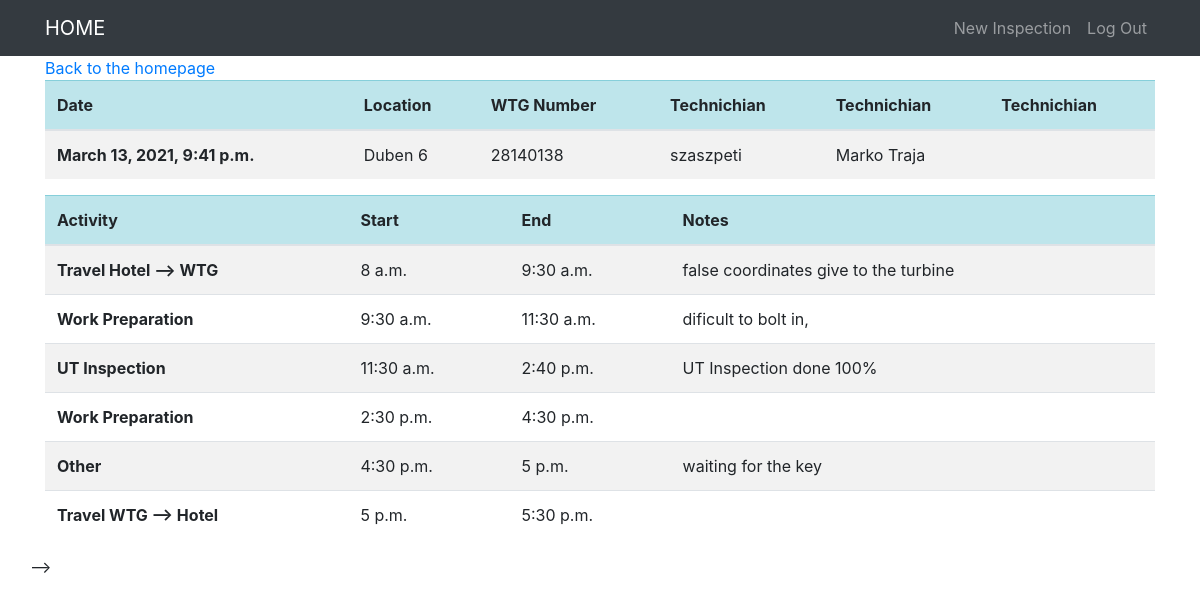
Screenshot of /entry/3/ (signed in) with the database file from the repository.
### entries/models.py (models this page shows, shortened)
class Entry(models.Model):
    entry_date = models.DateTimeField(auto_now_add=True)
    entry_location = models.CharField(max_length=50)
    entry_wtglocalnumber = models.CharField(max_length=3)
    entry_wtgnumber = models.CharField(max_length=50)
    entry_technician_one = models.ForeignKey(User, on_delete=models.CASCADE)
    entry_technician_two = models.CharField(max_length=50)
    entry_technician_three = models.CharField(max_length=50, blank=True)
    entry_notes = models.TextField(blank=True)
    TRAVEL_OFFICE_WTG = 'Travel Office --> WTG'
    TRAVEL_WTG_OFFICE = 'Travel WTG --> Office'
    TRAVEL_HOTEL_WTG = 'Travel Hotel --> WTG'
    TRAVEL_WTG_HOTEL = 'Travel WTG --> Hotel'
    TRAVEL_EXTRA = 'Travel Extra'
    WORK_PREPARATION = 'Work Preparation'
    UT_INSPECTION = 'UT Inspection'
    STANDBY_WEATHER = 'Standby Weather'
    STANDBY_WTG_DISORDER = 'Standby WTG Disorder'
    CLEANING = 'Cleaning'
    OTHER = 'Other'
    ACTIVITY = [(TRAVEL_OFFICE_WTG, 'Travel Office --> WTG '),
                         (TRAVEL_WTG_OFFICE, 'Travel WTG --> Office'),
                         (TRAVEL_HOTEL_WTG, 'Travel Hotel --> WTG'),
                         (TRAVEL_WTG_HOTEL, 'Travel WTG --> Hotel'),
                         (TRAVEL_EXTRA, 'Travel Extra'),
                         (WORK_PREPARATION, 'Work Preparation'),
                         (UT_INSPECTION, 'UT Inspection'),
                         (STANDBY_WEATHER, 'Standby Weather'),
                         (STANDBY_WTG_DISORDER, 'Standby WTG Disorder'),
                         (CLEANING, 'Cleaning'),
                          (OTHER, 'Other'),
                         ]
    entry_activity_1 = models.CharField(choices=ACTIVITY, max_length=50)
    entry_time_start_1 = models.TimeField(null=True,blank=True, auto_now=False, auto_now_add=False)
    entry_time_end_1 = models.TimeField(null=True,blank=True, auto_now=False, auto_now_add=False)
    entry_note_1 = models.CharField(max_length=200, blank=True)
    entry_activity_2 = models.CharField(choices=ACTIVITY, max_length=50)
    entry_time_start_2 = models.TimeField(null=True,blank=True, auto_now=False, auto_now_add=False)
    entry_time_end_2 = models.TimeField(null=True,blank=True, auto_now=False, auto_now_add=False)
    entry_note_2 = models.CharField(max_length=200, blank=True)
    entry_activity_3 = models.CharField(choices=ACTIVITY, max_length=50)
    entry_time_start_3 = models.TimeField(null=True,blank=True, auto_now=False, auto_now_add=False)
    entry_time_end_3 = models.TimeField(null=True,blank=True, auto_now=False, auto_now_add=False)
    entry_note_3 = models.CharField(max_length=200, blank=True)
    entry_activity_4 = models.CharField(choices=ACTIVITY, max_length=50)
    entry_time_start_4 = models.TimeField(null=True,blank=True, auto_now=False, auto_now_add=False)
    entry_time_end_4 = models.TimeField(null=True,blank=True, auto_now=False, auto_now_add=False)
    entry_note_4 = models.CharField(max_length=200, blank=True)
    entry_activity_5 = models.CharField(choices=ACTIVITY, max_length=50)
    entry_time_start_5 = models.TimeField(null=True,blank=True, auto_now=False, auto_now_add=False)
    entry_time_end_5 = models.TimeField(null=True,blank=True, auto_now=False, auto_now_add=False)
    entry_note_5 = models.CharField(max_length=200, blank=True)
    entry_activity_6 = models.CharField(choices=ACTIVITY, max_length=50)
    entry_time_start_6 = models.TimeField(null=True,blank=True, auto_now=False, auto_now_add=False)
    entry_time_end_6 = models.TimeField(null=True,blank=True, auto_now=False, auto_now_add=False)
    entry_note_6 = models.CharField(max_length=200,blank=True)
    class Meta:
        verbose_name_plural = "entries"

### entries/views.py (the view)
# urls.py: path('entry/<int:pk>/', EntryView.as_view(), name = 'entry-detail'),
class EntryView(LoginRequiredMixin, DetailView):
    model = Entry
    template_name = 'entries/detail_entry.html'

### entries/templates/entries/detail_entry.html
{% extends "entries/base.html" %}
 {%block content %}
      <div class="col-md-12">
        <a href="{% url 'blog-home' %}">Back to the homepage</a>
        <table class="table table-striped">
  <thead class="table-info">
    <tr>
      <th scope="col">Date</th>
      <th scope="col">Location</th>
      <th scope="col">WTG Number</th>
      <th scope="col">Technichian</th>
      <th scope="col">Technichian</th>
      <th scope="col">Technichian</th>
    </tr>
  </thead>
  <tbody>
    <tr>
      <th scope="row">{{ object.entry_date }}</th>
      <td>{{ object.entry_location }} {{ object.entry_wtglocalnumber }}  </td>
      <td>{{ object.entry_wtgnumber }}</td>
      <td>{{ object.entry_technician_one }}</td>
      <td>{{ object.entry_technician_two }}</td>
      <td>{{ object.entry_technician_three }}</td>
    </tr>
  </tbody>
</table>
<table class="table table-striped">
  <thead class="table-info">
    <tr>
      <th scope="col">Activity</th>
      <th scope="col">Start</th>
      <th scope="col">End</th>
      <th scope="col">Notes</th>
    </tr>
  </thead>
  <tbody>
    <tr>
      <th scope="row">{{ object.entry_activity_1 }}</th>
      <td>{{ object.entry_time_start_1 }}</td>
      <td>{{ object.entry_time_end_1 }}</td>
      <td>{{ object.entry_note_1 }}</td>
    </tr>
    <tr>
      <th scope="row">{{ object.entry_activity_2 }}</th>
      <td>{{ object.entry_time_start_2 }}</td>
      <td>{{ object.entry_time_end_2 }}</td>
      <td>{{ object.entry_note_2 }}</td>
    </tr>
    <tr>
      <th scope="row">{{ object.entry_activity_3 }}</th>
      <td>{{ object.entry_time_start_3 }}</td>
      <td>{{ object.entry_time_end_3 }}</td>
      <td>{{ object.entry_note_3 }}</td>
    </tr>
    <tr>
      <th scope="row">{{ object.entry_activity_4 }}</th>
      <td>{{ object.entry_time_start_4 }}</td>
      <td>{{ object.entry_time_end_4 }}</td>
      <td>{{ object.entry_note_4 }}</td>
    </tr>
    <tr>
      <th scope="row">{{ object.entry_activity_5 }}</th>
      <td>{{ object.entry_time_start_5 }}</td>
      <td>{{ object.entry_time_end_5 }}</td>
      <td>{{ object.entry_note_5}}</td>
    </tr>
    <tr>
      <th scope="row">{{ object.entry_activity_6 }}</th>
      <td>{{ object.entry_time_start_6 }}</td>
      <td>{{ object.entry_time_end_6 }}</td>
      <td>{{ object.entry_note_6 }}</td>
    </tr>
  </tbody>
</table>
      {% endblock %}

### entries/static/entries/css/blog-home.css (style rules this page uses)
body { padding-top: 56px; }

### rows the page displays
Entry: entry_date "March 13, 2021, 9:41 p.m.", entry_location "Duben", entry_wtglocalnumber "6", entry_wtgnumber "28140138", entry_technician_one "szaszpeti", entry_technician_two "Marko Traja", entry_activity_1 "Travel Hotel --> WTG", entry_time_start_1 "8 a.m.", entry_time_end_1 "9:30 a.m.", entry_note_1 "false coordinates give to the turbine", entry_activity_2 "Work Preparation", entry_time_start_2 "9:30 a.m.", entry_time_end_2 "11:30 a.m.", entry_note_2 "dificult to bolt in,", entry_activity_3 "UT Inspection", entry_time_start_3 "11:30 a.m.", entry_time_end_3 "2:40 p.m.", entry_note_3 "UT Inspection done 100%", entry_activity_4 "Work Preparation", entry_time_start_4 "2:30 p.m.", entry_time_end_4 "4:30 p.m.", entry_activity_5 "Other", entry_time_start_5 "4:30 p.m.", entry_time_end_5 "5 p.m.", entry_note_5 "waiting for the key", entry_activity_6 "Travel WTG --> Hotel", entry_time_start_6 "5 p.m.", entry_time_end_6 "5:30 p.m."
